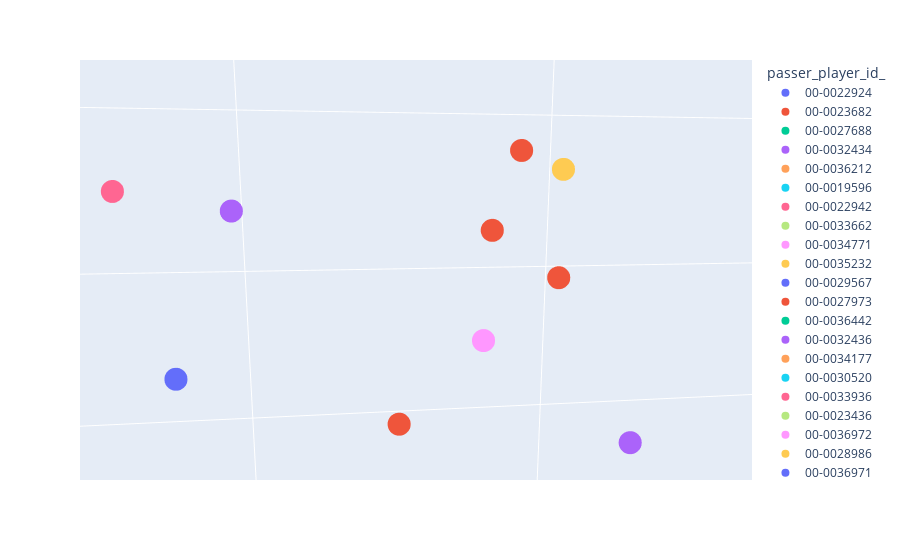

The cell this chart's notebook holds for it:
### Code cell
fig = px.scatter_3d(filtered_result, x='epa_mean', y='was_pressure_mean', z='t2t_norm',
              color='passer_player_id_', hover_data=['passer_player_name_<lambda>', 'qb_dropback_sum'], height=1000)
fig.show()
